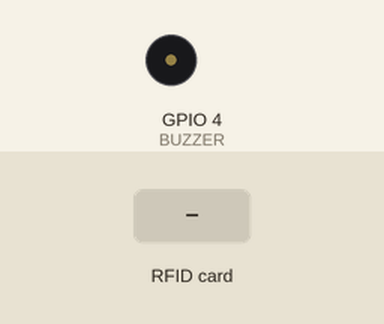
Bench run of a sketch on a simulated ESP32. Parts: buzzer (waves = sounding, pin HIGH). The test bench sets the inputs (shaded band). WiFi joins after 1.5 s; servers stay silent unless stated; uploads are accepted with an empty reply; what the sketch prints to the serial monitor is not drawn.

Above: at 2.7 s.
2.8 s: RFID card 5E 7A 19 C4 held to the reader
At 3.61 s:
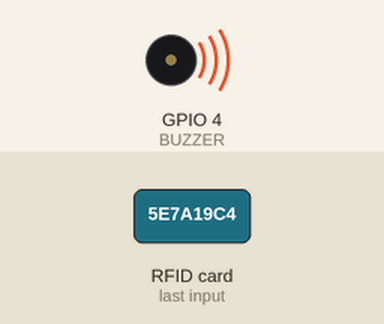
Timing chart, 0 to 6.1 s (numbered marks = the images above; inputs shaded):
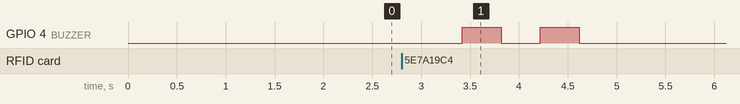

Measured:
- after the input at 2.8 s, GPIO 4 (BUZZER): alternates HIGH for 0.40 s and LOW for 0.40 s, 4 changes in all, then stays LOW, starting after 0.62 s

The sketch:

esp32.ino
```cpp
#include <SPI.h>
#include <MFRC522.h>
#include <WiFi.h>
#include <WiFiClientSecure.h>

// ====== CONFIGURACION (reemplaza estos valores; no subas tus claves) ======
const char* WIFI_SSID = "TU_RED_WIFI";
const char* WIFI_PASS = "TU_CLAVE_WIFI";
const char* FB_HOST   = "TU-PROYECTO-default-rtdb.firebaseio.com"; // sin https://
const char* FB_AUTH   = "";  // opcional: token si activas reglas con autenticacion
// ===========================

// Pines ESP32 (SPI por defecto VSPI)
#define PIN_SCK   18
#define PIN_MISO  19
#define PIN_MOSI  23
#define SS_PIN    5    // SDA del RC522
#define RST_PIN   22
#define BUZZER    4
#define ACTIVO_BAJO false  // false = suena con HIGH. Pon true si suena con LOW

MFRC522 rfid(SS_PIN, RST_PIN);
WiFiClientSecure client;

void beep(int veces, int dur) {
  for (int i = 0; i < veces; i++) {
    digitalWrite(BUZZER, ACTIVO_BAJO ? LOW : HIGH);  delay(dur);
    digitalWrite(BUZZER, ACTIVO_BAJO ? HIGH : LOW);  delay(dur);
  }
}

// Peticion HTTPS a Firebase. Devuelve el cuerpo de la respuesta o "ERROR".
String fbRequest(const char* metodo, String ruta, String cuerpo = "") {
  String url = "/" + ruta + ".json";
  if (strlen(FB_AUTH) > 0) url += "?auth=" + String(FB_AUTH);

  if (!client.connect(FB_HOST, 443)) return "ERROR";
  client.print(String(metodo) + " " + url + " HTTP/1.0\r\n");
  client.print(String("Host: ") + FB_HOST + "\r\n");
  client.print("Content-Type: application/json\r\n");
  client.print("Content-Length: " + String(cuerpo.length()) + "\r\n");
  client.print("Connection: close\r\n\r\n");
  client.print(cuerpo);

  unsigned long t = millis();
  String resp = "";
  while (millis() - t < 8000 && (client.connected() || client.available())) {
    while (client.available()) resp += (char)client.read();
    delay(1);
  }
  client.stop();

  int i = resp.indexOf("\r\n\r\n");
  if (i < 0) return "ERROR";
  String cuerpoResp = resp.substring(i + 4);
  cuerpoResp.trim();
  return cuerpoResp;
}

// Quita las comillas de un valor JSON de tipo texto
String limpiar(String s) {
  s.replace("\"", "");
  s.trim();
  return s;
}

String leerUID() {
  String uid = "";
  for (byte i = 0; i < rfid.uid.size; i++) {
    if (rfid.uid.uidByte[i] < 0x10) uid += "0";
    uid += String(rfid.uid.uidByte[i], HEX);
  }
  uid.toUpperCase();
  return uid;
}

void conectarWiFi() {
  Serial.print("Conectando a WiFi");
  WiFi.mode(WIFI_STA);
  WiFi.begin(WIFI_SSID, WIFI_PASS);
  while (WiFi.status() != WL_CONNECTED) {
    Serial.print(".");
    delay(500);
  }
  Serial.println("\nWiFi OK. IP: " + WiFi.localIP().toString());
}

void setup() {
  Serial.begin(115200);
  pinMode(BUZZER, OUTPUT);
  digitalWrite(BUZZER, ACTIVO_BAJO ? HIGH : LOW); // arranca en silencio
  SPI.begin(PIN_SCK, PIN_MISO, PIN_MOSI, SS_PIN);
  rfid.PCD_Init();
  client.setInsecure();   // no valida el certificado (suficiente para el proyecto escolar)
  conectarWiFi();
  Serial.println("Listo. Acerca una tarjeta...");
}

void loop() {
  if (WiFi.status() != WL_CONNECTED) conectarWiFi();

  if (!rfid.PICC_IsNewCardPresent() || !rfid.PICC_ReadCardSerial()) return;

  String uid = leerUID();
  Serial.println("Tarjeta: " + uid);
  rfid.PICC_HaltA();
  rfid.PCD_StopCrypto1();

  String nombre = limpiar(fbRequest("GET", "estudiantes/" + uid + "/nombre"));

  if (nombre == "ERROR") {
    Serial.println("Error de conexion con Firebase");
    beep(3, 300);
  } else if (nombre == "null" || nombre == "") {
    // Tarjeta desconocida: queda pendiente para asignarla desde la web
    fbRequest("PUT", "pendientes/" + uid, "{\"ts\":{\".sv\":\"timestamp\"}}");
    Serial.println("Tarjeta nueva, pendiente de asignar");
    beep(2, 400);
  } else {
    String documento = limpiar(fbRequest("GET", "estudiantes/" + uid + "/documento"));
    String estado = fbRequest("GET", "abierto/" + uid);
    bool estabaDentro = (estado == "true");
    String tipo = estabaDentro ? "salida" : "entrada";

    String reg = "{\"uid\":\"" + uid + "\",\"nombre\":\"" + nombre +
                 "\",\"documento\":\"" + documento + "\",\"tipo\":\"" + tipo +
                 "\",\"ts\":{\".sv\":\"timestamp\"}}";
    fbRequest("POST", "registros", reg);
    fbRequest("PUT", "abierto/" + uid, estabaDentro ? "false" : "true");

    Serial.println(nombre + " -> " + tipo);
    beep(estabaDentro ? 2 : 1, 120);
  }

  delay(2000); // evita lecturas repetidas
}
```
